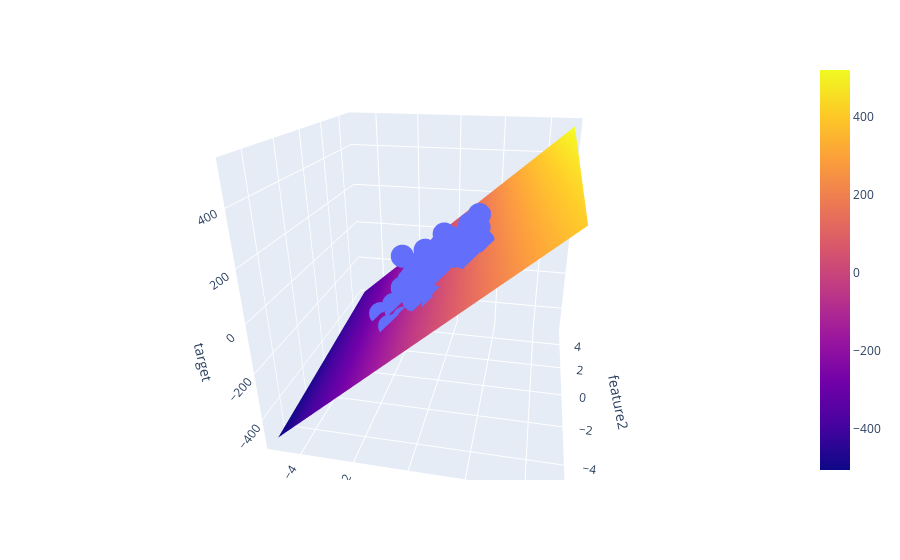

Notebook code cell kept with this figure:
### Code cell
fig1=px.scatter_3d(df,x='feature1',y='feature2',z='target')
fig1.add_trace(go.Surface(x=x,y=y,z=z))
fig1.show()
